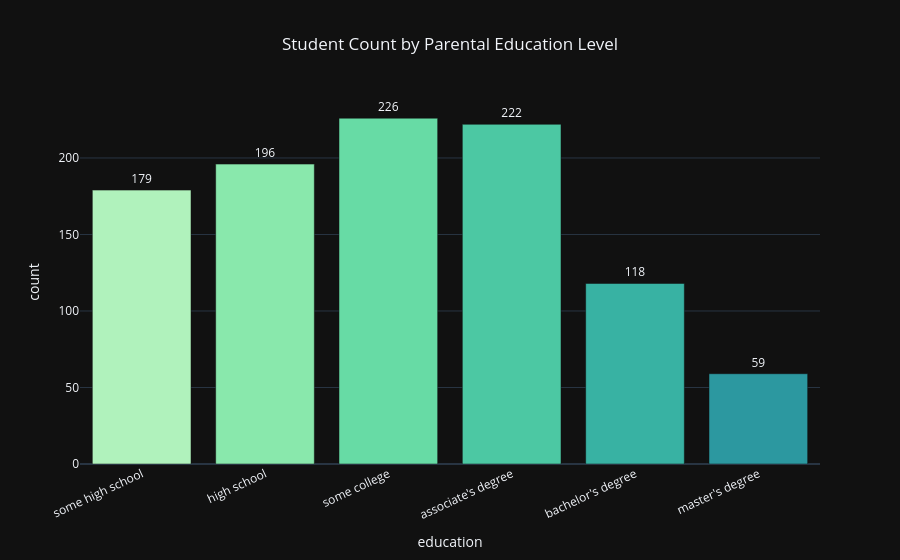

Notebook code for this chart:
### Code cell
# Parental Education
EDU_ORDER = [
    'some high school', 'high school', 'some college',
    "associate's degree", "bachelor's degree", "master's degree",
]

edu_counts = (
    df['parental_level_of_education']
    .value_counts()
    .reindex(EDU_ORDER)
    .reset_index()
)
edu_counts.columns = ['education', 'count']

fig = px.bar(
    edu_counts, x='education', y='count', color='education',
    title='Student Count by Parental Education Level',
    color_discrete_sequence=px.colors.sequential.Tealgrn,
    text='count',
)
style(fig, showlegend=False, xaxis_tickangle=-25)
fig.update_traces(textposition='outside')
fig.show()

### Figure 1 — Plotly figure (JSON) as saved in the notebook; plotly's stock layout.template omitted (floating-point values rounded to 4 significant figures)
{"data": [{"hovertemplate": "education=%{x}<br>count=%{text}<extra></extra>", "legendgroup": "some high school", "marker": {"color": "rgb(176, 242, 188)", "pattern": {"shape": ""}}, "name": "some high school", "orientation": "v", "showlegend": true, "text": [179.0], "textposition": "outside", "type": "bar", "x": ["some high school"], "xaxis": "x", "y": [179], "yaxis": "y"}, {"hovertemplate": "education=%{x}<br>count=%{text}<extra></extra>", "legendgroup": "high school", "marker": {"color": "rgb(137, 232, 172)", "pattern": {"shape": ""}}, "name": "high school", "orientation": "v", "showlegend": true, "text": [196.0], "textposition": "outside", "type": "bar", "x": ["high school"], "xaxis": "x", "y": [196], "yaxis": "y"}, {"hovertemplate": "education=%{x}<br>count=%{text}<extra></extra>", "legendgroup": "some college", "marker": {"color": "rgb(103, 219, 165)", "pattern": {"shape": ""}}, "name": "some college", "orientation": "v", "showlegend": true, "text": [226.0], "textposition": "outside", "type": "bar", "x": ["some college"], "xaxis": "x", "y": [226], "yaxis": "y"}, {"hovertemplate": "education=%{x}<br>count=%{text}<extra></extra>", "legendgroup": "associate's degree", "marker": {"color": "rgb(76, 200, 163)", "pattern": {"shape": ""}}, "name": "associate's degree", "orientation": "v", "showlegend": true, "text": [222.0], "textposition": "outside", "type": "bar", "x": ["associate's degree"], "xaxis": "x", "y": [222], "yaxis": "y"}, {"hovertemplate": "education=%{x}<br>count=%{text}<extra></extra>", "legendgroup": "bachelor's degree", "marker": {"color": "rgb(56, 178, 163)", "pattern": {"shape": ""}}, "name": "bachelor's degree", "orientation": "v", "showlegend": true, "text": [118.0], "textposition": "outside", "type": "bar", "x": ["bachelor's degree"], "xaxis": "x", "y": [118], "yaxis": "y"}, {"hovertemplate": "education=%{x}<br>count=%{text}<extra></extra>", "legendgroup": "master's degree", "marker": {"color": "rgb(44, 152, 160)", "pattern": {"shape": ""}}, "name": "master's degree", "orientation": "v", "showlegend": true, "text": [59.0], "textposition": "outside", "type": "bar", "x": ["master's degree"], "xaxis": "x", "y": [59], "yaxis": "y"}], "layout": {"barmode": "relative", "legend": {"title": {"text": "education"}, "tracegroupgap": 0}, "showlegend": false, "title": {"text": "Student Count by Parental Education Level", "x": 0.5}, "xaxis": {"anchor": "y", "categoryarray": ["some high school", "high school", "some college", "associate's degree", "bachelor's degree", "master's degree"], "categoryorder": "array", "domain": [0, 1], "tickangle": -25, "title": {"text": "education"}}, "yaxis": {"anchor": "x", "domain": [0, 1], "title": {"text": "count"}}}}
